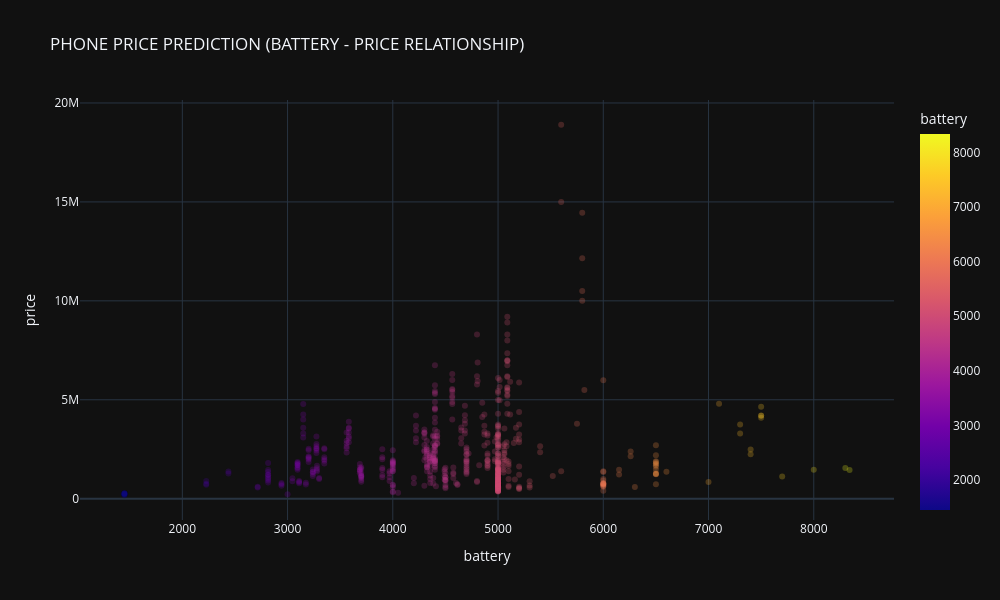

The cell this chart's notebook holds for it:
### Markdown cell above
visualization to assess the relationship of mp with the target variable Price

### Code cell
# scatter plot of battery and price
fig = px.scatter(phone_df, x='battery', y='price', opacity = 0.25, template = 'plotly_dark', 
                color='battery', hover_data=['battery', 'price'],title = 'PHONE PRICE PREDICTION (BATTERY - PRICE RELATIONSHIP)')
fig.update_layout(width=1000, height=600)
fig.show()

### Figure 1 — Plotly figure (JSON) as saved in the notebook; plotly's stock layout.template omitted (floating-point values rounded to 4 significant figures; data arrays with more than 128 entries replaced by an {"elided": "..."} marker saying what was removed)
{"data": [{"hovertemplate": "battery=%{marker.color}<br>price=%{y}<extra></extra>", "legendgroup": "", "marker": {"color": {"elided": "581 int values"}, "coloraxis": "coloraxis", "opacity": 0.25, "symbol": "circle"}, "mode": "markers", "name": "", "orientation": "v", "showlegend": false, "type": "scatter", "x": {"elided": "581 int values"}, "xaxis": "x", "y": {"elided": "581 int values"}, "yaxis": "y"}], "layout": {"coloraxis": {"colorbar": {"title": {"text": "battery"}}, "colorscale": [[0, "#0d0887"], [0.1111, "#46039f"], [0.2222, "#7201a8"], [0.3333, "#9c179e"], [0.4444, "#bd3786"], [0.5556, "#d8576b"], [0.6667, "#ed7953"], [0.7778, "#fb9f3a"], [0.8889, "#fdca26"], [1, "#f0f921"]]}, "height": 600, "legend": {"tracegroupgap": 0}, "title": {"text": "PHONE PRICE PREDICTION (BATTERY - PRICE RELATIONSHIP)"}, "width": 1000, "xaxis": {"anchor": "y", "domain": [0, 1], "title": {"text": "battery"}}, "yaxis": {"anchor": "x", "domain": [0, 1], "title": {"text": "price"}}}}
